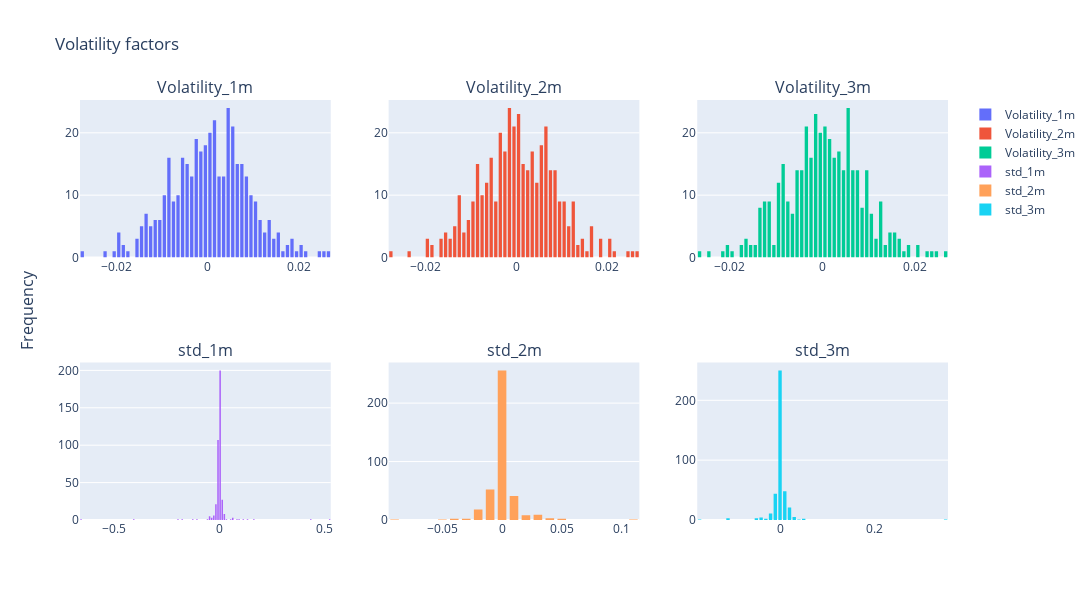

This figure's notebook cell:
### Code cell
fig3 = make_subplots(rows=2, cols=3, shared_yaxes=False, y_title = 'Frequency',subplot_titles=(list(data)[7], list(data)[8], list(data)[9],list(data)[10], list(data)[11], list(data)[12]))

for v in range(7,10):
   v = fig3.add_trace(go.Histogram(x=data[list(data)[v]], name = list(data)[v],xbins = dict(size = 0.001)),row=1, col=v-6)
for b in range(10,13):
   b = fig3.add_trace(go.Histogram(x=data[list(data)[b]], name = list(data)[b],xbins = dict(size = 0.01)),row=2, col=b-9)

fig3.update_layout(title='Volatility factors',bargap=0.2, bargroupgap=0.1,height=600,width=1400).show()

### Figure 1 — Plotly figure (JSON) as saved in the notebook; plotly's stock layout.template omitted (floating-point values rounded to 4 significant figures; data arrays with more than 128 entries replaced by an {"elided": "..."} marker saying what was removed)
{"data": [{"name": "Volatility_1m", "type": "histogram", "x": {"elided": "396 float values"}, "xaxis": "x", "xbins": {"size": 0.001}, "yaxis": "y"}, {"name": "Volatility_2m", "type": "histogram", "x": {"elided": "396 float values"}, "xaxis": "x2", "xbins": {"size": 0.001}, "yaxis": "y2"}, {"name": "Volatility_3m", "type": "histogram", "x": {"elided": "396 float values"}, "xaxis": "x3", "xbins": {"size": 0.001}, "yaxis": "y3"}, {"name": "std_1m", "type": "histogram", "x": {"elided": "396 float values"}, "xaxis": "x4", "xbins": {"size": 0.01}, "yaxis": "y4"}, {"name": "std_2m", "type": "histogram", "x": {"elided": "396 float values"}, "xaxis": "x5", "xbins": {"size": 0.01}, "yaxis": "y5"}, {"name": "std_3m", "type": "histogram", "x": {"elided": "396 float values"}, "xaxis": "x6", "xbins": {"size": 0.01}, "yaxis": "y6"}], "layout": {"annotations": [{"font": {"size": 16}, "showarrow": false, "text": "Volatility_1m", "x": 0.1444, "xanchor": "center", "xref": "paper", "y": 1, "yanchor": "bottom", "yref": "paper"}, {"font": {"size": 16}, "showarrow": false, "text": "Volatility_2m", "x": 0.5, "xanchor": "center", "xref": "paper", "y": 1, "yanchor": "bottom", "yref": "paper"}, {"font": {"size": 16}, "showarrow": false, "text": "Volatility_3m", "x": 0.8556, "xanchor": "center", "xref": "paper", "y": 1, "yanchor": "bottom", "yref": "paper"}, {"font": {"size": 16}, "showarrow": false, "text": "std_1m", "x": 0.1444, "xanchor": "center", "xref": "paper", "y": 0.375, "yanchor": "bottom", "yref": "paper"}, {"font": {"size": 16}, "showarrow": false, "text": "std_2m", "x": 0.5, "xanchor": "center", "xref": "paper", "y": 0.375, "yanchor": "bottom", "yref": "paper"}, {"font": {"size": 16}, "showarrow": false, "text": "std_3m", "x": 0.8556, "xanchor": "center", "xref": "paper", "y": 0.375, "yanchor": "bottom", "yref": "paper"}, {"font": {"size": 16}, "showarrow": false, "text": "Frequency", "textangle": -90, "x": 0, "xanchor": "right", "xref": "paper", "xshift": -40, "y": 0.5, "yanchor": "middle", "yref": "paper"}], "bargap": 0.2, "bargroupgap": 0.1, "height": 600, "title": {"text": "Volatility factors"}, "width": 1400, "xaxis": {"anchor": "y", "domain": [0, 0.2889]}, "xaxis2": {"anchor": "y2", "domain": [0.3556, 0.6444]}, "xaxis3": {"anchor": "y3", "domain": [0.7111, 1]}, "xaxis4": {"anchor": "y4", "domain": [0, 0.2889]}, "xaxis5": {"anchor": "y5", "domain": [0.3556, 0.6444]}, "xaxis6": {"anchor": "y6", "domain": [0.7111, 1]}, "yaxis": {"anchor": "x", "domain": [0.625, 1]}, "yaxis2": {"anchor": "x2", "domain": [0.625, 1]}, "yaxis3": {"anchor": "x3", "domain": [0.625, 1]}, "yaxis4": {"anchor": "x4", "domain": [0, 0.375]}, "yaxis5": {"anchor": "x5", "domain": [0, 0.375]}, "yaxis6": {"anchor": "x6", "domain": [0, 0.375]}}}
